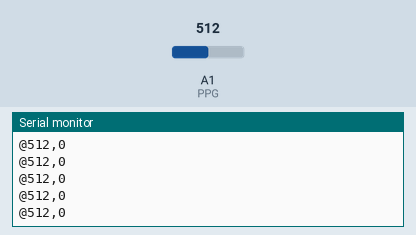
Simulated run of this sketch. Board: Arduino Uno, built with avr-gcc and run on an emulated ATmega328P. Parts: the last lines printed to the serial monitor. The test bench sets the inputs (shaded band); at power-on: A1 (PPG) = 512.

Above: at 1.2 s.
1.3 s: A1 (PPG) set to 716
At 1.32 s:
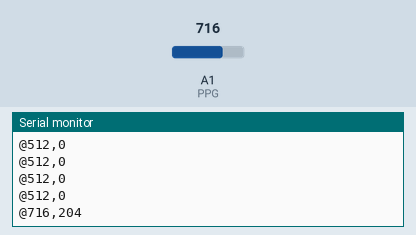
2.8 s: A1 (PPG) set to 900
At 2.82 s:
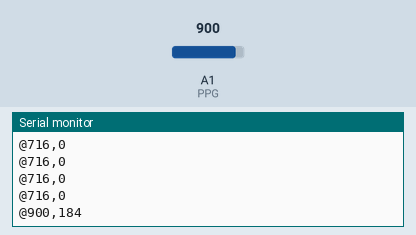
Timing chart, 0 to 5.8 s (numbered marks = the images above; inputs shaded):
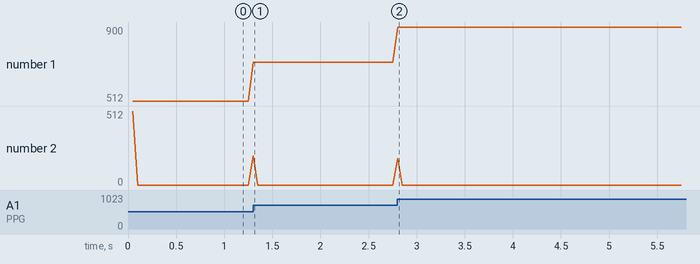

Measured:
- after the input at 1.3 s, the serial monitor: prints a new line at once (image 1)
- after the input at 2.8 s, the serial monitor: prints a new line at once (image 2)
- plotted number 1: 512 → 716 after the input at 1.3 s, 716 → 900 after the input at 2.8 s

The sketch:

PPG.ino
```cpp
#define PPG A1
unsigned int adPulse;
signed int prevPulse;
signed int diffPulse;

unsigned long sampleMillis = 50;
unsigned long startMillis;
unsigned long nowMillis;

void setup() {
  Serial.begin(115200);
  pinMode(PPG, INPUT);
  startMillis = millis();
  prevPulse = 0;
}

void loop() {
  nowMillis = millis();
  if(nowMillis - startMillis >= sampleMillis){
    adPulse = analogRead(PPG);
    diffPulse = adPulse - prevPulse;
    prevPulse = adPulse;
    startMillis = nowMillis;

    Serial.print("@");
    Serial.print(adPulse);
    Serial.print(",");
    Serial.println(diffPulse);
  }

}
```
